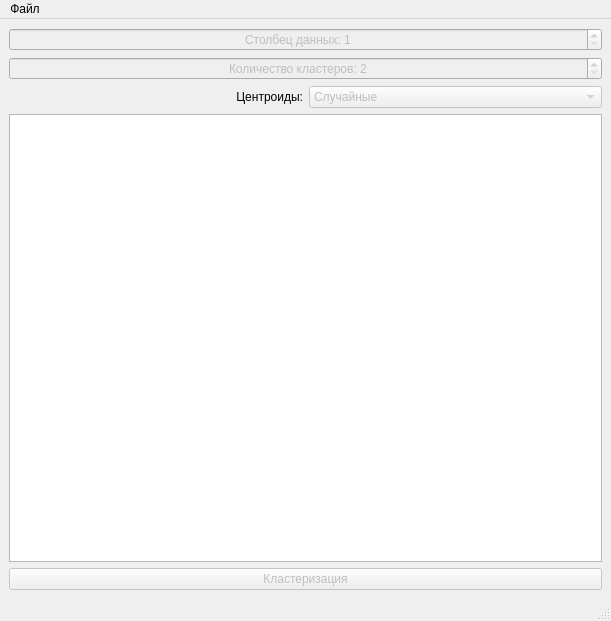
<?xml version="1.0" encoding="UTF-8"?>
<ui version="4.0">
 <class>MainWindow</class>
 <widget class="QMainWindow" name="MainWindow">
  <property name="geometry">
   <rect>
    <x>0</x>
    <y>0</y>
    <width>611</width>
    <height>621</height>
   </rect>
  </property>
  <property name="windowTitle">
   <string>MainWindow</string>
  </property>
  <widget class="QWidget" name="centralwidget">
   <layout class="QGridLayout" name="gridLayout_2">
    <item row="0" column="0">
     <layout class="QGridLayout" name="gridLayout">
      <item row="2" column="0">
       <layout class="QHBoxLayout" name="horizontalLayout_2">
        <item>
         <widget class="QLabel" name="label">
          <property name="text">
           <string>Центроиды:</string>
          </property>
          <property name="alignment">
           <set>Qt::AlignRight|Qt::AlignTrailing|Qt::AlignVCenter</set>
          </property>
         </widget>
        </item>
        <item>
         <widget class="QComboBox" name="centroids">
          <property name="enabled">
           <bool>false</bool>
          </property>
          <item>
           <property name="text">
            <string>Случайные</string>
           </property>
          </item>
          <item>
           <property name="text">
            <string>По алгоритму k-means++</string>
           </property>
          </item>
         </widget>
        </item>
       </layout>
      </item>
      <item row="1" column="0">
       <widget class="QSpinBox" name="num_clusters">
        <property name="enabled">
         <bool>false</bool>
        </property>
        <property name="alignment">
         <set>Qt::AlignCenter</set>
        </property>
        <property name="prefix">
         <string>Количество кластеров: </string>
        </property>
        <property name="minimum">
         <number>2</number>
        </property>
        <property name="maximum">
         <number>10</number>
        </property>
       </widget>
      </item>
      <item row="0" column="0">
       <widget class="QSpinBox" name="spinBox">
        <property name="enabled">
         <bool>false</bool>
        </property>
        <property name="alignment">
         <set>Qt::AlignCenter</set>
        </property>
        <property name="prefix">
         <string>Столбец данных: </string>
        </property>
        <property name="minimum">
         <number>1</number>
        </property>
        <property name="maximum">
         <number>10</number>
        </property>
        <property name="value">
         <number>1</number>
        </property>
       </widget>
      </item>
      <item row="4" column="0">
       <widget class="QGraphicsView" name="view">
        <property name="minimumSize">
         <size>
          <width>400</width>
          <height>300</height>
         </size>
        </property>
        <property name="maximumSize">
         <size>
          <width>800</width>
          <height>600</height>
         </size>
        </property>
        <property name="verticalScrollBarPolicy">
         <enum>Qt::ScrollBarAlwaysOff</enum>
        </property>
        <property name="horizontalScrollBarPolicy">
         <enum>Qt::ScrollBarAlwaysOff</enum>
        </property>
        <property name="resizeAnchor">
         <enum>QGraphicsView::AnchorViewCenter</enum>
        </property>
       </widget>
      </item>
      <item row="5" column="0">
       <widget class="QPushButton" name="clustering">
        <property name="enabled">
         <bool>false</bool>
        </property>
        <property name="text">
         <string>Кластеризация</string>
        </property>
       </widget>
      </item>
     </layout>
    </item>
   </layout>
  </widget>
  <widget class="QMenuBar" name="menubar">
   <property name="geometry">
    <rect>
     <x>0</x>
     <y>0</y>
     <width>611</width>
     <height>25</height>
    </rect>
   </property>
   <widget class="QMenu" name="menu">
    <property name="title">
     <string>Файл</string>
    </property>
    <addaction name="load"/>
    <addaction name="save"/>
   </widget>
   <addaction name="menu"/>
  </widget>
  <widget class="QStatusBar" name="statusbar"/>
  <action name="load">
   <property name="text">
    <string>Открыть файл с данными</string>
   </property>
  </action>
  <action name="save">
   <property name="enabled">
    <bool>false</bool>
   </property>
   <property name="text">
    <string>Сохранить результаты кластеризации</string>
   </property>
  </action>
 </widget>
 <resources/>
 <connections/>
</ui>
